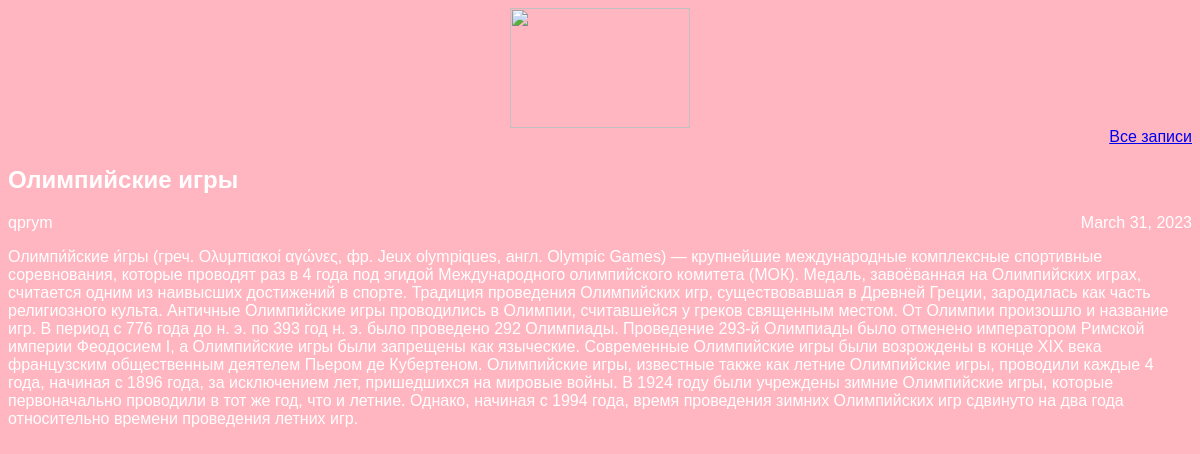
Page /article/3 on the committed database.
### articles/models.py (models this page shows, shortened)
class Article(models.Model):
    title = models.CharField(max_length=200)
    author = models.ForeignKey(User, on_delete=models.CASCADE)
    text = models.TextField()
    created_date = models.DateField(auto_now_add=True)
    def get_fulltext(self):
        return self.text

### articles/views.py (the view)
# urls.py: re_path(r'^article/(?P<article_id>\d+)$', views.get_article, name='get_article'),]
def get_article(request, article_id):
    try:
        post = Article.objects.get(id=article_id)
        return render(request, 'article.html', {"post": post})
    except Article.DoesNotExist:
        raise Http404

### articles/templates/article.html (shortened to what this page needs)
<!DOCTYPE html>
<html>
    <header>
    <header>
    <head>
        <link rel="stylesheet" href="{{ STATIC_URL }}/static/article1.css">
    </head>
    <body class="article">
        <div class="header">
        <img src= "https://yspu.org/images/7/79/Logo1_свиток_с_книгами_и_шапкой.png" width="180" height="120">
        <a href="../"> Все записи</a>
    </div>
    <div class="articlediv">
        <div class="one-post">
            <h2 class="post-title">{{ post.title }}</h2>
            <div class="article-info">
            <div class="article-author">{{ post.author.username }}</div>
            <div class="article-created-date">{{ post.created_date }}</div>
            </div>
            <p class="article-text">{{ post.get_fulltext }}</p>
        </div>
    </div>
    </body>

### articles/static/article1.css (style rules this page uses)
body { background: #ffb6c1; font-family: Tahoma, Arial, sans-serif; color: #ffffff; }
.header img { display: block; margin-left: auto; margin-right: auto; }
.header { text-align: right; }
.post-title { color: #ffffff; }
.article-author { width: 50%; float: left; }
.article-created-date { text-align: right; }

### rows in the picture
Article: title "Олимпийские игры", author.username "qprym", created_date "March 31, 2023", get_fulltext "Олимпи́йские и́гры (греч. Ολυμπιακοί αγώνες, фр. Jeux olympiques, англ. Olympic Games) — крупнейшие международные комплексные спортивные соревнования, которые проводят раз в 4 года под эгидой Международного олимпийского комитета (МОК). Медаль, завоёванная на Олимпийских играх, считается одним из наивысших достижений в спорте. Традиция проведения Олимпийских игр, существовавшая в Древней Греции, зародилась как часть религиозного культа. Античные Олимпийские игры проводились в Олимпии, считавшейся у греков священным местом. От Олимпии произошло и название игр. В период с 776 года до н. э. по 393 год н. э. было проведено 292 Олимпиады. Проведение 293-й Олимпиады было отменено императором…"
